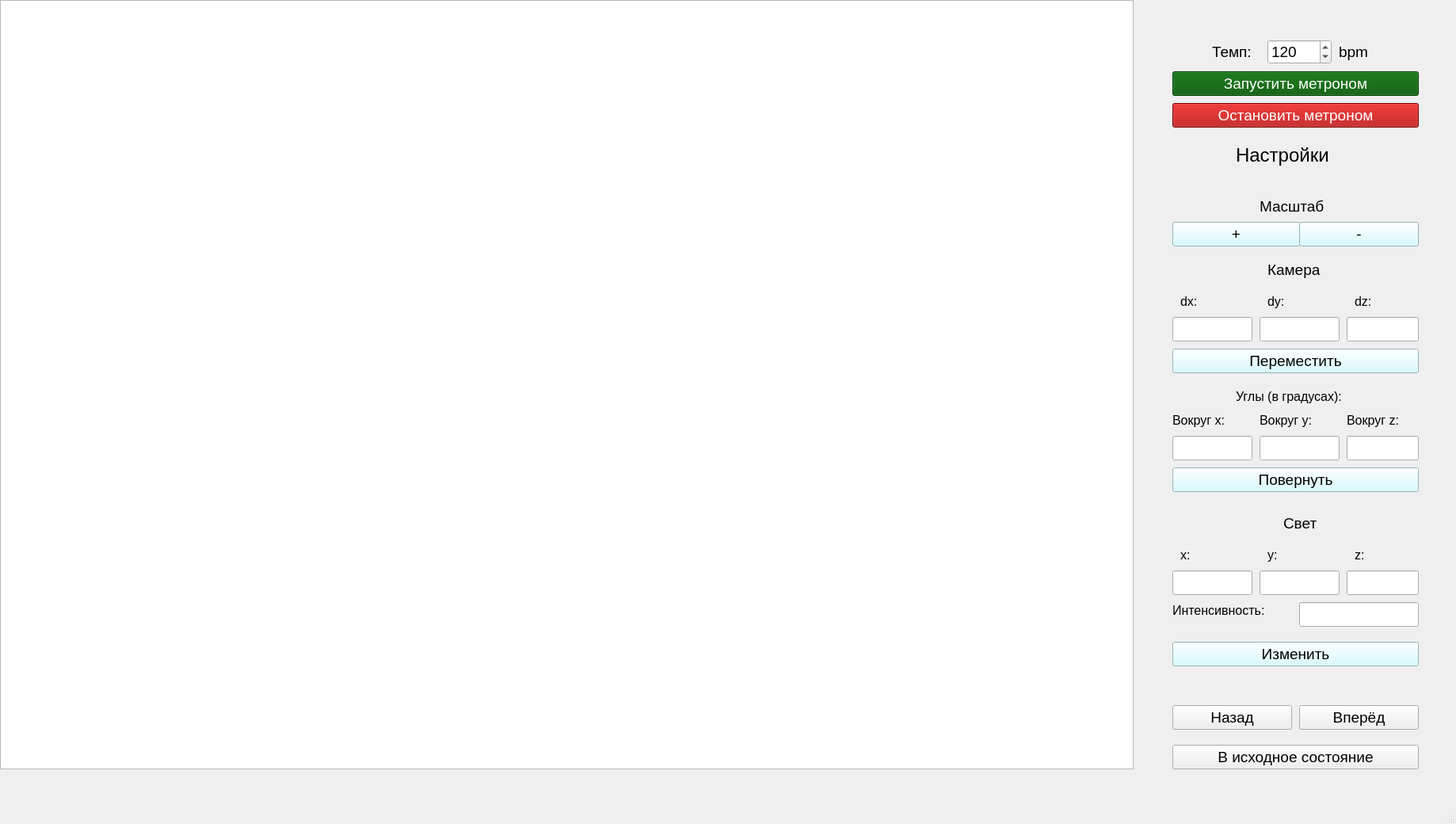
<?xml version="1.0" encoding="UTF-8"?>
<ui version="4.0">
 <class>MainWindow</class>
 <widget class="QMainWindow" name="MainWindow">
  <property name="geometry">
   <rect>
    <x>0</x>
    <y>0</y>
    <width>1838</width>
    <height>1040</height>
   </rect>
  </property>
  <property name="windowTitle">
   <string>MainWindow</string>
  </property>
  <widget class="QWidget" name="centralwidget">
   <widget class="QGraphicsView" name="graphicsView">
    <property name="geometry">
     <rect>
      <x>0</x>
      <y>0</y>
      <width>1431</width>
      <height>971</height>
     </rect>
    </property>
   </widget>
   <widget class="QLabel" name="label">
    <property name="geometry">
     <rect>
      <x>1530</x>
      <y>50</y>
      <width>61</width>
      <height>31</height>
     </rect>
    </property>
    <property name="font">
     <font>
      <pointsize>14</pointsize>
     </font>
    </property>
    <property name="text">
     <string>Темп:</string>
    </property>
   </widget>
   <widget class="QLabel" name="label_2">
    <property name="geometry">
     <rect>
      <x>1690</x>
      <y>50</y>
      <width>51</width>
      <height>31</height>
     </rect>
    </property>
    <property name="font">
     <font>
      <pointsize>14</pointsize>
     </font>
    </property>
    <property name="text">
     <string>bpm</string>
    </property>
   </widget>
   <widget class="QSpinBox" name="tempo">
    <property name="geometry">
     <rect>
      <x>1600</x>
      <y>50</y>
      <width>81</width>
      <height>31</height>
     </rect>
    </property>
    <property name="font">
     <font>
      <pointsize>14</pointsize>
     </font>
    </property>
    <property name="maximum">
     <number>300</number>
    </property>
    <property name="value">
     <number>120</number>
    </property>
   </widget>
   <widget class="QPushButton" name="run">
    <property name="geometry">
     <rect>
      <x>1480</x>
      <y>90</y>
      <width>311</width>
      <height>31</height>
     </rect>
    </property>
    <property name="font">
     <font>
      <pointsize>14</pointsize>
     </font>
    </property>
    <property name="styleSheet">
     <string notr="true">background-color: rgb(0, 85, 0);
color: rgb(255, 255, 255);</string>
    </property>
    <property name="text">
     <string>Запустить метроном</string>
    </property>
   </widget>
   <widget class="QPushButton" name="stop">
    <property name="geometry">
     <rect>
      <x>1480</x>
      <y>130</y>
      <width>311</width>
      <height>31</height>
     </rect>
    </property>
    <property name="font">
     <font>
      <pointsize>14</pointsize>
     </font>
    </property>
    <property name="styleSheet">
     <string notr="true">background-color: rgb(170, 0, 0);
color: rgb(255, 255, 255);</string>
    </property>
    <property name="text">
     <string>Остановить метроном</string>
    </property>
   </widget>
   <widget class="QLabel" name="label_3">
    <property name="geometry">
     <rect>
      <x>1590</x>
      <y>250</y>
      <width>101</width>
      <height>21</height>
     </rect>
    </property>
    <property name="font">
     <font>
      <pointsize>14</pointsize>
     </font>
    </property>
    <property name="text">
     <string>Масштаб</string>
    </property>
   </widget>
   <widget class="QPushButton" name="inc">
    <property name="geometry">
     <rect>
      <x>1480</x>
      <y>280</y>
      <width>161</width>
      <height>31</height>
     </rect>
    </property>
    <property name="font">
     <font>
      <pointsize>14</pointsize>
     </font>
    </property>
    <property name="styleSheet">
     <string notr="true">background-color: rgb(206, 250, 255);
color: rgb(0, 0, 0);</string>
    </property>
    <property name="text">
     <string>+</string>
    </property>
   </widget>
   <widget class="QPushButton" name="dec">
    <property name="geometry">
     <rect>
      <x>1640</x>
      <y>280</y>
      <width>151</width>
      <height>31</height>
     </rect>
    </property>
    <property name="font">
     <font>
      <pointsize>14</pointsize>
     </font>
    </property>
    <property name="styleSheet">
     <string notr="true">background-color: rgb(206, 250, 255);
color: rgb(0, 0, 0);</string>
    </property>
    <property name="text">
     <string>-</string>
    </property>
   </widget>
   <widget class="QLabel" name="label_4">
    <property name="geometry">
     <rect>
      <x>1600</x>
      <y>330</y>
      <width>81</width>
      <height>21</height>
     </rect>
    </property>
    <property name="font">
     <font>
      <pointsize>14</pointsize>
     </font>
    </property>
    <property name="text">
     <string>Камера</string>
    </property>
   </widget>
   <widget class="QLineEdit" name="dx">
    <property name="geometry">
     <rect>
      <x>1480</x>
      <y>400</y>
      <width>101</width>
      <height>31</height>
     </rect>
    </property>
    <property name="font">
     <font>
      <pointsize>14</pointsize>
     </font>
    </property>
   </widget>
   <widget class="QLineEdit" name="dy">
    <property name="geometry">
     <rect>
      <x>1590</x>
      <y>400</y>
      <width>101</width>
      <height>31</height>
     </rect>
    </property>
    <property name="font">
     <font>
      <pointsize>14</pointsize>
     </font>
    </property>
   </widget>
   <widget class="QLineEdit" name="dz">
    <property name="geometry">
     <rect>
      <x>1700</x>
      <y>400</y>
      <width>91</width>
      <height>31</height>
     </rect>
    </property>
    <property name="font">
     <font>
      <pointsize>14</pointsize>
     </font>
    </property>
   </widget>
   <widget class="QLabel" name="label_5">
    <property name="geometry">
     <rect>
      <x>1490</x>
      <y>370</y>
      <width>41</width>
      <height>21</height>
     </rect>
    </property>
    <property name="font">
     <font>
      <pointsize>12</pointsize>
     </font>
    </property>
    <property name="text">
     <string>dx:</string>
    </property>
   </widget>
   <widget class="QLabel" name="label_6">
    <property name="geometry">
     <rect>
      <x>1600</x>
      <y>370</y>
      <width>41</width>
      <height>21</height>
     </rect>
    </property>
    <property name="font">
     <font>
      <pointsize>12</pointsize>
     </font>
    </property>
    <property name="text">
     <string>dy:</string>
    </property>
   </widget>
   <widget class="QLabel" name="label_7">
    <property name="geometry">
     <rect>
      <x>1710</x>
      <y>370</y>
      <width>41</width>
      <height>21</height>
     </rect>
    </property>
    <property name="font">
     <font>
      <pointsize>12</pointsize>
     </font>
    </property>
    <property name="text">
     <string>dz:</string>
    </property>
   </widget>
   <widget class="QPushButton" name="move">
    <property name="geometry">
     <rect>
      <x>1480</x>
      <y>440</y>
      <width>311</width>
      <height>31</height>
     </rect>
    </property>
    <property name="font">
     <font>
      <pointsize>14</pointsize>
     </font>
    </property>
    <property name="styleSheet">
     <string notr="true">background-color: rgb(206, 250, 255);
color: rgb(0, 0, 0);</string>
    </property>
    <property name="text">
     <string>Переместить</string>
    </property>
   </widget>
   <widget class="QPushButton" name="rotate">
    <property name="geometry">
     <rect>
      <x>1480</x>
      <y>590</y>
      <width>311</width>
      <height>31</height>
     </rect>
    </property>
    <property name="font">
     <font>
      <pointsize>14</pointsize>
     </font>
    </property>
    <property name="styleSheet">
     <string notr="true">background-color: rgb(206, 250, 255);
color: rgb(0, 0, 0);</string>
    </property>
    <property name="text">
     <string>Повернуть</string>
    </property>
   </widget>
   <widget class="QLabel" name="label_8">
    <property name="geometry">
     <rect>
      <x>1480</x>
      <y>520</y>
      <width>91</width>
      <height>21</height>
     </rect>
    </property>
    <property name="font">
     <font>
      <pointsize>12</pointsize>
     </font>
    </property>
    <property name="text">
     <string>Вокруг х:</string>
    </property>
   </widget>
   <widget class="QLineEdit" name="ox">
    <property name="geometry">
     <rect>
      <x>1480</x>
      <y>550</y>
      <width>101</width>
      <height>31</height>
     </rect>
    </property>
    <property name="font">
     <font>
      <pointsize>14</pointsize>
     </font>
    </property>
   </widget>
   <widget class="QLineEdit" name="oz">
    <property name="geometry">
     <rect>
      <x>1700</x>
      <y>550</y>
      <width>91</width>
      <height>31</height>
     </rect>
    </property>
    <property name="font">
     <font>
      <pointsize>14</pointsize>
     </font>
    </property>
   </widget>
   <widget class="QLabel" name="label_9">
    <property name="geometry">
     <rect>
      <x>1700</x>
      <y>520</y>
      <width>91</width>
      <height>21</height>
     </rect>
    </property>
    <property name="font">
     <font>
      <pointsize>12</pointsize>
     </font>
    </property>
    <property name="text">
     <string>Вокруг z:</string>
    </property>
   </widget>
   <widget class="QLineEdit" name="oy">
    <property name="geometry">
     <rect>
      <x>1590</x>
      <y>550</y>
      <width>101</width>
      <height>31</height>
     </rect>
    </property>
    <property name="font">
     <font>
      <pointsize>14</pointsize>
     </font>
    </property>
   </widget>
   <widget class="QLabel" name="label_10">
    <property name="geometry">
     <rect>
      <x>1590</x>
      <y>520</y>
      <width>101</width>
      <height>21</height>
     </rect>
    </property>
    <property name="font">
     <font>
      <pointsize>12</pointsize>
     </font>
    </property>
    <property name="text">
     <string>Вокруг y:</string>
    </property>
   </widget>
   <widget class="QLabel" name="label_11">
    <property name="geometry">
     <rect>
      <x>1560</x>
      <y>490</y>
      <width>171</width>
      <height>21</height>
     </rect>
    </property>
    <property name="font">
     <font>
      <pointsize>12</pointsize>
     </font>
    </property>
    <property name="text">
     <string>Углы (в градусах):</string>
    </property>
   </widget>
   <widget class="QLabel" name="label_12">
    <property name="geometry">
     <rect>
      <x>1560</x>
      <y>180</y>
      <width>151</width>
      <height>31</height>
     </rect>
    </property>
    <property name="font">
     <font>
      <pointsize>18</pointsize>
     </font>
    </property>
    <property name="text">
     <string>Настройки</string>
    </property>
   </widget>
   <widget class="QPushButton" name="back">
    <property name="geometry">
     <rect>
      <x>1480</x>
      <y>890</y>
      <width>151</width>
      <height>31</height>
     </rect>
    </property>
    <property name="font">
     <font>
      <pointsize>14</pointsize>
     </font>
    </property>
    <property name="text">
     <string>Назад</string>
    </property>
   </widget>
   <widget class="QPushButton" name="forward">
    <property name="geometry">
     <rect>
      <x>1640</x>
      <y>890</y>
      <width>151</width>
      <height>31</height>
     </rect>
    </property>
    <property name="font">
     <font>
      <pointsize>14</pointsize>
     </font>
    </property>
    <property name="text">
     <string>Вперёд</string>
    </property>
   </widget>
   <widget class="QLabel" name="label_13">
    <property name="geometry">
     <rect>
      <x>1620</x>
      <y>650</y>
      <width>61</width>
      <height>21</height>
     </rect>
    </property>
    <property name="font">
     <font>
      <pointsize>14</pointsize>
     </font>
    </property>
    <property name="text">
     <string>Свет</string>
    </property>
   </widget>
   <widget class="QLineEdit" name="z_light">
    <property name="geometry">
     <rect>
      <x>1700</x>
      <y>720</y>
      <width>91</width>
      <height>31</height>
     </rect>
    </property>
    <property name="font">
     <font>
      <pointsize>14</pointsize>
     </font>
    </property>
   </widget>
   <widget class="QLineEdit" name="y_light">
    <property name="geometry">
     <rect>
      <x>1590</x>
      <y>720</y>
      <width>101</width>
      <height>31</height>
     </rect>
    </property>
    <property name="font">
     <font>
      <pointsize>14</pointsize>
     </font>
    </property>
   </widget>
   <widget class="QLineEdit" name="x_light">
    <property name="geometry">
     <rect>
      <x>1480</x>
      <y>720</y>
      <width>101</width>
      <height>31</height>
     </rect>
    </property>
    <property name="font">
     <font>
      <pointsize>14</pointsize>
     </font>
    </property>
   </widget>
   <widget class="QLabel" name="label_14">
    <property name="geometry">
     <rect>
      <x>1490</x>
      <y>690</y>
      <width>41</width>
      <height>21</height>
     </rect>
    </property>
    <property name="font">
     <font>
      <pointsize>12</pointsize>
     </font>
    </property>
    <property name="text">
     <string>x:</string>
    </property>
   </widget>
   <widget class="QLabel" name="label_15">
    <property name="geometry">
     <rect>
      <x>1710</x>
      <y>690</y>
      <width>41</width>
      <height>21</height>
     </rect>
    </property>
    <property name="font">
     <font>
      <pointsize>12</pointsize>
     </font>
    </property>
    <property name="text">
     <string>z:</string>
    </property>
   </widget>
   <widget class="QLabel" name="label_16">
    <property name="geometry">
     <rect>
      <x>1600</x>
      <y>690</y>
      <width>41</width>
      <height>21</height>
     </rect>
    </property>
    <property name="font">
     <font>
      <pointsize>12</pointsize>
     </font>
    </property>
    <property name="text">
     <string>y:</string>
    </property>
   </widget>
   <widget class="QPushButton" name="change_light">
    <property name="geometry">
     <rect>
      <x>1480</x>
      <y>810</y>
      <width>311</width>
      <height>31</height>
     </rect>
    </property>
    <property name="font">
     <font>
      <pointsize>14</pointsize>
     </font>
    </property>
    <property name="styleSheet">
     <string notr="true">background-color: rgb(206, 250, 255);
color: rgb(0, 0, 0);</string>
    </property>
    <property name="text">
     <string>Изменить</string>
    </property>
   </widget>
   <widget class="QLineEdit" name="power">
    <property name="geometry">
     <rect>
      <x>1640</x>
      <y>760</y>
      <width>151</width>
      <height>31</height>
     </rect>
    </property>
    <property name="font">
     <font>
      <pointsize>14</pointsize>
     </font>
    </property>
   </widget>
   <widget class="QLabel" name="label_17">
    <property name="geometry">
     <rect>
      <x>1480</x>
      <y>760</y>
      <width>161</width>
      <height>21</height>
     </rect>
    </property>
    <property name="font">
     <font>
      <pointsize>12</pointsize>
     </font>
    </property>
    <property name="text">
     <string>Интенсивность:</string>
    </property>
   </widget>
   <widget class="QPushButton" name="ret">
    <property name="geometry">
     <rect>
      <x>1480</x>
      <y>940</y>
      <width>311</width>
      <height>31</height>
     </rect>
    </property>
    <property name="font">
     <font>
      <pointsize>14</pointsize>
     </font>
    </property>
    <property name="text">
     <string>В исходное состояние</string>
    </property>
   </widget>
  </widget>
  <widget class="QMenuBar" name="menubar">
   <property name="geometry">
    <rect>
     <x>0</x>
     <y>0</y>
     <width>1838</width>
     <height>26</height>
    </rect>
   </property>
  </widget>
  <widget class="QStatusBar" name="statusbar"/>
 </widget>
 <resources/>
 <connections/>
</ui>
